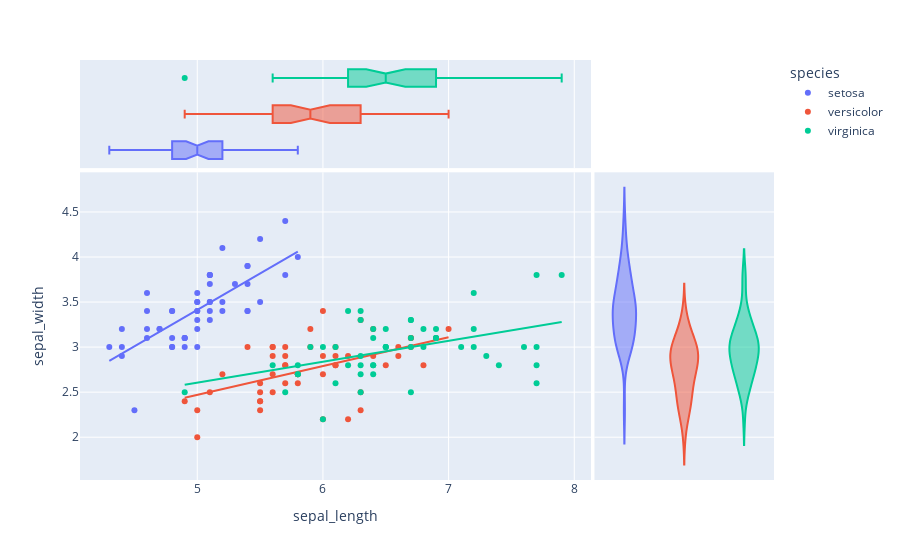

Write notebook code for a chart like this one.
### Code cell
px.scatter (iris,x='sepal_length',y='sepal_width',color='species',
            marginal_y ='violin',marginal_x='box',trendline='ols')

### Figure 1 — Plotly figure (JSON) as saved in the notebook; plotly's stock layout.template omitted (floating-point values rounded to 4 significant figures)
{"data": [{"hovertemplate": "species=setosa<br>sepal_length=%{x}<br>sepal_width=%{y}<extra></extra>", "legendgroup": "setosa", "marker": {"color": "#636efa", "symbol": "circle"}, "mode": "markers", "name": "setosa", "orientation": "v", "showlegend": true, "type": "scatter", "x": [5.1, 4.9, 4.7, 4.6, 5, 5.4, 4.6, 5, 4.4, 4.9, 5.4, 4.8, 4.8, 4.3, 5.8, 5.7, 5.4, 5.1, 5.7, 5.1, 5.4, 5.1, 4.6, 5.1, 4.8, 5, 5, 5.2, 5.2, 4.7, 4.8, 5.4, 5.2, 5.5, 4.9, 5, 5.5, 4.9, 4.4, 5.1, 5, 4.5, 4.4, 5, 5.1, 4.8, 5.1, 4.6, 5.3, 5], "xaxis": "x", "y": [3.5, 3, 3.2, 3.1, 3.6, 3.9, 3.4, 3.4, 2.9, 3.1, 3.7, 3.4, 3, 3, 4, 4.4, 3.9, 3.5, 3.8, 3.8, 3.4, 3.7, 3.6, 3.3, 3.4, 3, 3.4, 3.5, 3.4, 3.2, 3.1, 3.4, 4.1, 4.2, 3.1, 3.2, 3.5, 3.1, 3, 3.4, 3.5, 2.3, 3.2, 3.5, 3.8, 3, 3.8, 3.2, 3.7, 3.3], "yaxis": "y"}, {"alignmentgroup": "True", "hovertemplate": "species=setosa<br>sepal_length=%{x}<extra></extra>", "legendgroup": "setosa", "marker": {"color": "#636efa", "symbol": "circle"}, "name": "setosa", "notched": true, "offsetgroup": "setosa", "showlegend": false, "type": "box", "x": [5.1, 4.9, 4.7, 4.6, 5, 5.4, 4.6, 5, 4.4, 4.9, 5.4, 4.8, 4.8, 4.3, 5.8, 5.7, 5.4, 5.1, 5.7, 5.1, 5.4, 5.1, 4.6, 5.1, 4.8, 5, 5, 5.2, 5.2, 4.7, 4.8, 5.4, 5.2, 5.5, 4.9, 5, 5.5, 4.9, 4.4, 5.1, 5, 4.5, 4.4, 5, 5.1, 4.8, 5.1, 4.6, 5.3, 5], "xaxis": "x3", "yaxis": "y3"}, {"alignmentgroup": "True", "hovertemplate": "species=setosa<br>sepal_width=%{y}<extra></extra>", "legendgroup": "setosa", "marker": {"color": "#636efa", "symbol": "circle"}, "name": "setosa", "offsetgroup": "setosa", "scalegroup": "y", "showlegend": false, "type": "violin", "xaxis": "x2", "y": [3.5, 3, 3.2, 3.1, 3.6, 3.9, 3.4, 3.4, 2.9, 3.1, 3.7, 3.4, 3, 3, 4, 4.4, 3.9, 3.5, 3.8, 3.8, 3.4, 3.7, 3.6, 3.3, 3.4, 3, 3.4, 3.5, 3.4, 3.2, 3.1, 3.4, 4.1, 4.2, 3.1, 3.2, 3.5, 3.1, 3, 3.4, 3.5, 2.3, 3.2, 3.5, 3.8, 3, 3.8, 3.2, 3.7, 3.3], "yaxis": "y2"}, {"hovertemplate": "<b>OLS trendline</b><br>sepal_width = 0.807234 * sepal_length + -0.623012<br>R<sup>2</sup>=0.557681<br><br>species=setosa<br>sepal_length=%{x}<br>sepal_width=%{y} <b>(trend)</b><extra></extra>", "legendgroup": "setosa", "marker": {"color": "#636efa", "symbol": "circle"}, "mode": "lines", "name": "setosa", "showlegend": false, "type": "scatter", "x": [4.3, 4.4, 4.4, 4.4, 4.5, 4.6, 4.6, 4.6, 4.6, 4.7, 4.7, 4.8, 4.8, 4.8, 4.8, 4.8, 4.9, 4.9, 4.9, 4.9, 5, 5, 5, 5, 5, 5, 5, 5, 5.1, 5.1, 5.1, 5.1, 5.1, 5.1, 5.1, 5.1, 5.2, 5.2, 5.2, 5.3, 5.4, 5.4, 5.4, 5.4, 5.4, 5.5, 5.5, 5.7, 5.7, 5.8], "xaxis": "x", "y": [2.848, 2.929, 2.929, 2.929, 3.01, 3.09, 3.09, 3.09, 3.09, 3.171, 3.171, 3.252, 3.252, 3.252, 3.252, 3.252, 3.332, 3.332, 3.332, 3.332, 3.413, 3.413, 3.413, 3.413, 3.413, 3.413, 3.413, 3.413, 3.494, 3.494, 3.494, 3.494, 3.494, 3.494, 3.494, 3.494, 3.575, 3.575, 3.575, 3.655, 3.736, 3.736, 3.736, 3.736, 3.736, 3.817, 3.817, 3.978, 3.978, 4.059], "yaxis": "y"}, {"hovertemplate": "species=versicolor<br>sepal_length=%{x}<br>sepal_width=%{y}<extra></extra>", "legendgroup": "versicolor", "marker": {"color": "#EF553B", "symbol": "circle"}, "mode": "markers", "name": "versicolor", "orientation": "v", "showlegend": true, "type": "scatter", "x": [7, 6.4, 6.9, 5.5, 6.5, 5.7, 6.3, 4.9, 6.6, 5.2, 5, 5.9, 6, 6.1, 5.6, 6.7, 5.6, 5.8, 6.2, 5.6, 5.9, 6.1, 6.3, 6.1, 6.4, 6.6, 6.8, 6.7, 6, 5.7, 5.5, 5.5, 5.8, 6, 5.4, 6, 6.7, 6.3, 5.6, 5.5, 5.5, 6.1, 5.8, 5, 5.6, 5.7, 5.7, 6.2, 5.1, 5.7], "xaxis": "x", "y": [3.2, 3.2, 3.1, 2.3, 2.8, 2.8, 3.3, 2.4, 2.9, 2.7, 2, 3, 2.2, 2.9, 2.9, 3.1, 3, 2.7, 2.2, 2.5, 3.2, 2.8, 2.5, 2.8, 2.9, 3, 2.8, 3, 2.9, 2.6, 2.4, 2.4, 2.7, 2.7, 3, 3.4, 3.1, 2.3, 3, 2.5, 2.6, 3, 2.6, 2.3, 2.7, 3, 2.9, 2.9, 2.5, 2.8], "yaxis": "y"}, {"alignmentgroup": "True", "hovertemplate": "species=versicolor<br>sepal_length=%{x}<extra></extra>", "legendgroup": "versicolor", "marker": {"color": "#EF553B", "symbol": "circle"}, "name": "versicolor", "notched": true, "offsetgroup": "versicolor", "showlegend": false, "type": "box", "x": [7, 6.4, 6.9, 5.5, 6.5, 5.7, 6.3, 4.9, 6.6, 5.2, 5, 5.9, 6, 6.1, 5.6, 6.7, 5.6, 5.8, 6.2, 5.6, 5.9, 6.1, 6.3, 6.1, 6.4, 6.6, 6.8, 6.7, 6, 5.7, 5.5, 5.5, 5.8, 6, 5.4, 6, 6.7, 6.3, 5.6, 5.5, 5.5, 6.1, 5.8, 5, 5.6, 5.7, 5.7, 6.2, 5.1, 5.7], "xaxis": "x3", "yaxis": "y3"}, {"alignmentgroup": "True", "hovertemplate": "species=versicolor<br>sepal_width=%{y}<extra></extra>", "legendgroup": "versicolor", "marker": {"color": "#EF553B", "symbol": "circle"}, "name": "versicolor", "offsetgroup": "versicolor", "scalegroup": "y", "showlegend": false, "type": "violin", "xaxis": "x2", "y": [3.2, 3.2, 3.1, 2.3, 2.8, 2.8, 3.3, 2.4, 2.9, 2.7, 2, 3, 2.2, 2.9, 2.9, 3.1, 3, 2.7, 2.2, 2.5, 3.2, 2.8, 2.5, 2.8, 2.9, 3, 2.8, 3, 2.9, 2.6, 2.4, 2.4, 2.7, 2.7, 3, 3.4, 3.1, 2.3, 3, 2.5, 2.6, 3, 2.6, 2.3, 2.7, 3, 2.9, 2.9, 2.5, 2.8], "yaxis": "y2"}, {"hovertemplate": "<b>OLS trendline</b><br>sepal_width = 0.319719 * sepal_length + 0.872146<br>R<sup>2</sup>=0.276582<br><br>species=versicolor<br>sepal_length=%{x}<br>sepal_width=%{y} <b>(trend)</b><extra></extra>", "legendgroup": "versicolor", "marker": {"color": "#EF553B", "symbol": "circle"}, "mode": "lines", "name": "versicolor", "showlegend": false, "type": "scatter", "x": [4.9, 5, 5, 5.1, 5.2, 5.4, 5.5, 5.5, 5.5, 5.5, 5.5, 5.6, 5.6, 5.6, 5.6, 5.6, 5.7, 5.7, 5.7, 5.7, 5.7, 5.8, 5.8, 5.8, 5.9, 5.9, 6, 6, 6, 6, 6.1, 6.1, 6.1, 6.1, 6.2, 6.2, 6.3, 6.3, 6.3, 6.4, 6.4, 6.5, 6.6, 6.6, 6.7, 6.7, 6.7, 6.8, 6.9, 7], "xaxis": "x", "y": [2.439, 2.471, 2.471, 2.503, 2.535, 2.599, 2.631, 2.631, 2.631, 2.631, 2.631, 2.663, 2.663, 2.663, 2.663, 2.663, 2.695, 2.695, 2.695, 2.695, 2.695, 2.727, 2.727, 2.727, 2.758, 2.758, 2.79, 2.79, 2.79, 2.79, 2.822, 2.822, 2.822, 2.822, 2.854, 2.854, 2.886, 2.886, 2.886, 2.918, 2.918, 2.95, 2.982, 2.982, 3.014, 3.014, 3.014, 3.046, 3.078, 3.11], "yaxis": "y"}, {"hovertemplate": "species=virginica<br>sepal_length=%{x}<br>sepal_width=%{y}<extra></extra>", "legendgroup": "virginica", "marker": {"color": "#00cc96", "symbol": "circle"}, "mode": "markers", "name": "virginica", "orientation": "v", "showlegend": true, "type": "scatter", "x": [6.3, 5.8, 7.1, 6.3, 6.5, 7.6, 4.9, 7.3, 6.7, 7.2, 6.5, 6.4, 6.8, 5.7, 5.8, 6.4, 6.5, 7.7, 7.7, 6, 6.9, 5.6, 7.7, 6.3, 6.7, 7.2, 6.2, 6.1, 6.4, 7.2, 7.4, 7.9, 6.4, 6.3, 6.1, 7.7, 6.3, 6.4, 6, 6.9, 6.7, 6.9, 5.8, 6.8, 6.7, 6.7, 6.3, 6.5, 6.2, 5.9], "xaxis": "x", "y": [3.3, 2.7, 3, 2.9, 3, 3, 2.5, 2.9, 2.5, 3.6, 3.2, 2.7, 3, 2.5, 2.8, 3.2, 3, 3.8, 2.6, 2.2, 3.2, 2.8, 2.8, 2.7, 3.3, 3.2, 2.8, 3, 2.8, 3, 2.8, 3.8, 2.8, 2.8, 2.6, 3, 3.4, 3.1, 3, 3.1, 3.1, 3.1, 2.7, 3.2, 3.3, 3, 2.5, 3, 3.4, 3], "yaxis": "y"}, {"alignmentgroup": "True", "hovertemplate": "species=virginica<br>sepal_length=%{x}<extra></extra>", "legendgroup": "virginica", "marker": {"color": "#00cc96", "symbol": "circle"}, "name": "virginica", "notched": true, "offsetgroup": "virginica", "showlegend": false, "type": "box", "x": [6.3, 5.8, 7.1, 6.3, 6.5, 7.6, 4.9, 7.3, 6.7, 7.2, 6.5, 6.4, 6.8, 5.7, 5.8, 6.4, 6.5, 7.7, 7.7, 6, 6.9, 5.6, 7.7, 6.3, 6.7, 7.2, 6.2, 6.1, 6.4, 7.2, 7.4, 7.9, 6.4, 6.3, 6.1, 7.7, 6.3, 6.4, 6, 6.9, 6.7, 6.9, 5.8, 6.8, 6.7, 6.7, 6.3, 6.5, 6.2, 5.9], "xaxis": "x3", "yaxis": "y3"}, {"alignmentgroup": "True", "hovertemplate": "species=virginica<br>sepal_width=%{y}<extra></extra>", "legendgroup": "virginica", "marker": {"color": "#00cc96", "symbol": "circle"}, "name": "virginica", "offsetgroup": "virginica", "scalegroup": "y", "showlegend": false, "type": "violin", "xaxis": "x2", "y": [3.3, 2.7, 3, 2.9, 3, 3, 2.5, 2.9, 2.5, 3.6, 3.2, 2.7, 3, 2.5, 2.8, 3.2, 3, 3.8, 2.6, 2.2, 3.2, 2.8, 2.8, 2.7, 3.3, 3.2, 2.8, 3, 2.8, 3, 2.8, 3.8, 2.8, 2.8, 2.6, 3, 3.4, 3.1, 3, 3.1, 3.1, 3.1, 2.7, 3.2, 3.3, 3, 2.5, 3, 3.4, 3], "yaxis": "y2"}, {"hovertemplate": "<b>OLS trendline</b><br>sepal_width = 0.23189 * sepal_length + 1.44631<br>R<sup>2</sup>=0.209057<br><br>species=virginica<br>sepal_length=%{x}<br>sepal_width=%{y} <b>(trend)</b><extra></extra>", "legendgroup": "virginica", "marker": {"color": "#00cc96", "symbol": "circle"}, "mode": "lines", "name": "virginica", "showlegend": false, "type": "scatter", "x": [4.9, 5.6, 5.7, 5.8, 5.8, 5.8, 5.9, 6, 6, 6.1, 6.1, 6.2, 6.2, 6.3, 6.3, 6.3, 6.3, 6.3, 6.3, 6.4, 6.4, 6.4, 6.4, 6.4, 6.5, 6.5, 6.5, 6.5, 6.7, 6.7, 6.7, 6.7, 6.7, 6.8, 6.8, 6.9, 6.9, 6.9, 7.1, 7.2, 7.2, 7.2, 7.3, 7.4, 7.6, 7.7, 7.7, 7.7, 7.7, 7.9], "xaxis": "x", "y": [2.583, 2.745, 2.768, 2.791, 2.791, 2.791, 2.814, 2.838, 2.838, 2.861, 2.861, 2.884, 2.884, 2.907, 2.907, 2.907, 2.907, 2.907, 2.907, 2.93, 2.93, 2.93, 2.93, 2.93, 2.954, 2.954, 2.954, 2.954, 3.0, 3.0, 3.0, 3.0, 3.0, 3.023, 3.023, 3.046, 3.046, 3.046, 3.093, 3.116, 3.116, 3.116, 3.139, 3.162, 3.209, 3.232, 3.232, 3.232, 3.232, 3.278], "yaxis": "y"}], "layout": {"legend": {"title": {"text": "species"}, "tracegroupgap": 0}, "margin": {"t": 60}, "xaxis": {"anchor": "y", "domain": [0, 0.7363], "title": {"text": "sepal_length"}}, "xaxis2": {"anchor": "y2", "domain": [0.7413, 1], "matches": "x2", "showgrid": false, "showline": false, "showticklabels": false, "ticks": ""}, "xaxis3": {"anchor": "y3", "domain": [0, 0.7363], "matches": "x", "showgrid": true, "showticklabels": false}, "xaxis4": {"anchor": "y4", "domain": [0.7413, 1], "matches": "x2", "showgrid": false, "showline": false, "showticklabels": false, "ticks": ""}, "yaxis": {"anchor": "x", "domain": [0, 0.7326], "title": {"text": "sepal_width"}}, "yaxis2": {"anchor": "x2", "domain": [0, 0.7326], "matches": "y", "showgrid": true, "showticklabels": false}, "yaxis3": {"anchor": "x3", "domain": [0.7426, 1], "matches": "y3", "showgrid": false, "showline": false, "showticklabels": false, "ticks": ""}, "yaxis4": {"anchor": "x4", "domain": [0.7426, 1], "matches": "y3", "showgrid": true, "showline": false, "showticklabels": false, "ticks": ""}}}
